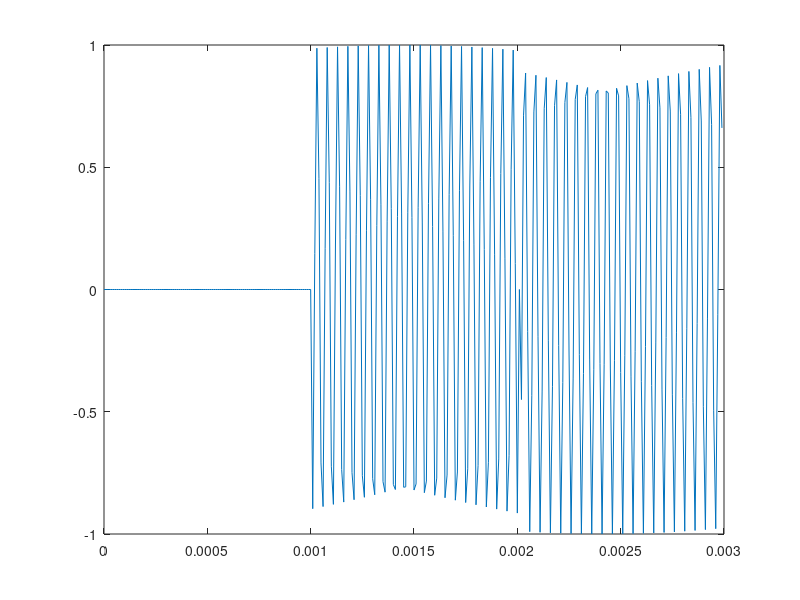
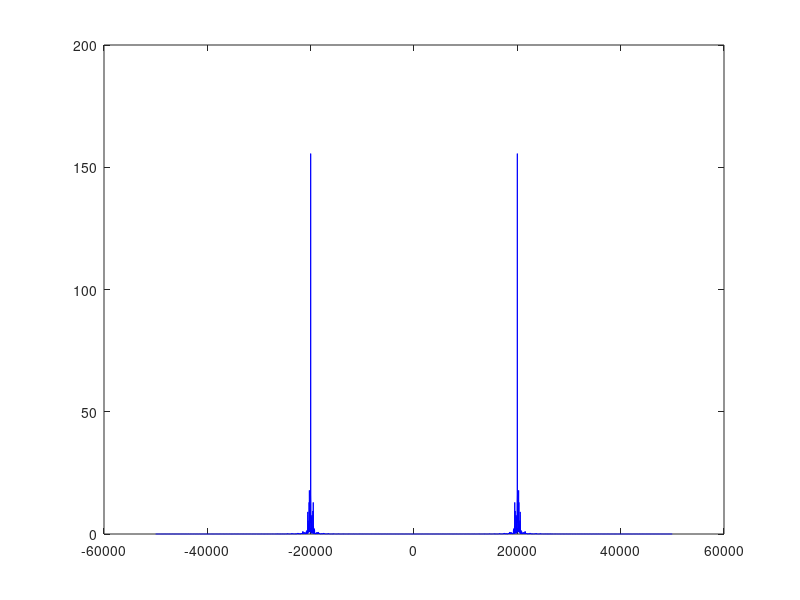

The MATLAB script that drew these images, in order:
M = csvread( "modulated_binary.csv" );
t = M(:,1);
y = M(:,2);
figure(1)
plot(t(1:300),y(1:300))

fs = 100000;
n = length(y);
ftY = fft(y);
ftY0 = fftshift(ftY);         % shift y values
ftY0 = abs(ftY0).^2/ n ;    % 0-centered power

figure(2)
f0 = (-n/2:n/2-1)*(fs/n); % 0-centered frequency range
plot(f0,ftY0,'b')